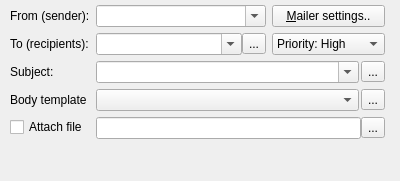
<?xml version="1.0" encoding="UTF-8"?>
<ui version="4.0">
 <class>SendEmailSmtpWidget</class>
 <widget class="QWidget" name="SendEmailSmtpWidget">
  <property name="geometry">
   <rect>
    <x>0</x>
    <y>0</y>
    <width>400</width>
    <height>181</height>
   </rect>
  </property>
  <property name="windowTitle">
   <string>Form</string>
  </property>
  <layout class="QFormLayout" name="formLayout">
   <property name="leftMargin">
    <number>10</number>
   </property>
   <property name="topMargin">
    <number>5</number>
   </property>
   <property name="rightMargin">
    <number>15</number>
   </property>
   <property name="bottomMargin">
    <number>5</number>
   </property>
   <item row="0" column="0">
    <widget class="QLabel" name="lblFromSender">
     <property name="text">
      <string>From (sender):</string>
     </property>
     <property name="buddy">
      <cstring>cmbFromSender</cstring>
     </property>
    </widget>
   </item>
   <item row="0" column="1">
    <layout class="QHBoxLayout" name="horizontalLayout_5" stretch="3,2">
     <item>
      <widget class="QComboBox" name="cmbFromSender">
       <property name="editable">
        <bool>true</bool>
       </property>
      </widget>
     </item>
     <item>
      <widget class="QPushButton" name="btnMailerSettings">
       <property name="text">
        <string>&amp;Mailer settings..</string>
       </property>
      </widget>
     </item>
    </layout>
   </item>
   <item row="1" column="0">
    <widget class="QLabel" name="lblToRecipients">
     <property name="text">
      <string>To (recipients):</string>
     </property>
     <property name="buddy">
      <cstring>cmbToRecipients</cstring>
     </property>
    </widget>
   </item>
   <item row="1" column="1">
    <layout class="QHBoxLayout" name="horizontalLayout_6" stretch="3,2">
     <item>
      <layout class="QHBoxLayout" name="horizontalLayout">
       <property name="spacing">
        <number>0</number>
       </property>
       <item>
        <widget class="QComboBox" name="cmbToRecipients">
         <property name="editable">
          <bool>true</bool>
         </property>
        </widget>
       </item>
       <item>
        <widget class="QToolButton" name="btnToRecipients">
         <property name="text">
          <string>...</string>
         </property>
         <property name="icon">
          <iconset resource="../../qHostMonitor.qrc">
           <normaloff>:/img/loupe.png</normaloff>:/img/loupe.png</iconset>
         </property>
         <property name="iconSize">
          <size>
           <width>16</width>
           <height>16</height>
          </size>
         </property>
        </widget>
       </item>
      </layout>
     </item>
     <item>
      <widget class="QComboBox" name="cmbPriority">
       <item>
        <property name="text">
         <string>Priority: High</string>
        </property>
       </item>
       <item>
        <property name="text">
         <string>Priority: Normal</string>
        </property>
       </item>
       <item>
        <property name="text">
         <string>Priority: Low</string>
        </property>
       </item>
      </widget>
     </item>
    </layout>
   </item>
   <item row="2" column="0">
    <widget class="QLabel" name="lblSubject">
     <property name="text">
      <string>Subject:</string>
     </property>
     <property name="buddy">
      <cstring>cmbSubject</cstring>
     </property>
    </widget>
   </item>
   <item row="2" column="1">
    <layout class="QHBoxLayout" name="horizontalLayout_2">
     <property name="spacing">
      <number>2</number>
     </property>
     <item>
      <widget class="QComboBox" name="cmbSubject">
       <property name="editable">
        <bool>true</bool>
       </property>
      </widget>
     </item>
     <item>
      <widget class="QToolButton" name="btnSubject">
       <property name="text">
        <string>...</string>
       </property>
       <property name="icon">
        <iconset resource="../../qHostMonitor.qrc">
         <normaloff>:/img/loupe.png</normaloff>:/img/loupe.png</iconset>
       </property>
       <property name="iconSize">
        <size>
         <width>16</width>
         <height>16</height>
        </size>
       </property>
      </widget>
     </item>
    </layout>
   </item>
   <item row="3" column="0">
    <widget class="QLabel" name="lblBodyTemplate">
     <property name="text">
      <string>Body template</string>
     </property>
     <property name="buddy">
      <cstring>cmbBodyTemplate</cstring>
     </property>
    </widget>
   </item>
   <item row="3" column="1">
    <layout class="QHBoxLayout" name="horizontalLayout_3">
     <property name="spacing">
      <number>2</number>
     </property>
     <item>
      <widget class="QComboBox" name="cmbBodyTemplate"/>
     </item>
     <item>
      <widget class="QToolButton" name="btnBodyTemplate">
       <property name="text">
        <string>...</string>
       </property>
       <property name="icon">
        <iconset resource="../../qHostMonitor.qrc">
         <normaloff>:/img/foldersTree.png</normaloff>:/img/foldersTree.png</iconset>
       </property>
       <property name="iconSize">
        <size>
         <width>16</width>
         <height>16</height>
        </size>
       </property>
      </widget>
     </item>
    </layout>
   </item>
   <item row="4" column="1">
    <layout class="QHBoxLayout" name="horizontalLayout_4">
     <property name="spacing">
      <number>0</number>
     </property>
     <item>
      <widget class="QLineEdit" name="lineAttachFile"/>
     </item>
     <item>
      <widget class="QToolButton" name="btnAttachFile">
       <property name="text">
        <string>...</string>
       </property>
       <property name="icon">
        <iconset resource="../../qHostMonitor.qrc">
         <normaloff>:/img/open.png</normaloff>:/img/open.png</iconset>
       </property>
       <property name="iconSize">
        <size>
         <width>16</width>
         <height>16</height>
        </size>
       </property>
      </widget>
     </item>
    </layout>
   </item>
   <item row="4" column="0">
    <widget class="QCheckBox" name="chkAttachFile">
     <property name="text">
      <string>Attach file</string>
     </property>
    </widget>
   </item>
  </layout>
 </widget>
 <resources>
  <include location="../../qHostMonitor.qrc"/>
  <include location="../../qHostMonitor.qrc"/>
 </resources>
 <connections/>
</ui>
